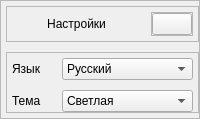
               <widget class="QWidget" name="settingsPage">
                <layout class="QVBoxLayout" name="verticalLayout_61">
                 <property name="spacing">
                  <number>0</number>
                 </property>
                 <property name="leftMargin">
                  <number>0</number>
                 </property>
                 <property name="topMargin">
                  <number>0</number>
                 </property>
                 <property name="rightMargin">
                  <number>0</number>
                 </property>
                 <property name="bottomMargin">
                  <number>0</number>
                 </property>
                 <item>
                  <widget class="QFrame" name="settingsPageFrame">
                   <property name="frameShape">
                    <enum>QFrame::StyledPanel</enum>
                   </property>
                   <property name="frameShadow">
                    <enum>QFrame::Raised</enum>
                   </property>
                   <layout class="QVBoxLayout" name="verticalLayout_62">
                    <property name="spacing">
                     <number>10</number>
                    </property>
                    <property name="leftMargin">
                     <number>5</number>
                    </property>
                    <property name="topMargin">
                     <number>5</number>
                    </property>
                    <property name="rightMargin">
                     <number>0</number>
                    </property>
                    <property name="bottomMargin">
                     <number>5</number>
                    </property>
                    <item alignment="Qt::AlignTop">
                     <widget class="QFrame" name="settingsMenuTitleFrame">
                      <property name="maximumSize">
                       <size>
                        <width>16777215</width>
                        <height>45</height>
                       </size>
                      </property>
                      <property name="frameShape">
                       <enum>QFrame::StyledPanel</enum>
                      </property>
                      <property name="frameShadow">
                       <enum>QFrame::Raised</enum>
                      </property>
                      <layout class="QHBoxLayout" name="horizontalLayout_43">
                       <property name="spacing">
                        <number>10</number>
                       </property>
                       <property name="leftMargin">
                        <number>5</number>
                       </property>
                       <property name="topMargin">
                        <number>5</number>
                       </property>
                       <property name="rightMargin">
                        <number>5</number>
                       </property>
                       <property name="bottomMargin">
                        <number>5</number>
                       </property>
                       <item>
                        <widget class="QLabel" name="settingsMenuTitle">
                         <property name="sizePolicy">
                          <sizepolicy hsizetype="Expanding" vsizetype="Preferred">
                           <horstretch>0</horstretch>
                           <verstretch>0</verstretch>
                          </sizepolicy>
                         </property>
                         <property name="text">
                          <string>Настройки</string>
                         </property>
                         <property name="alignment">
                          <set>Qt::AlignCenter</set>
                         </property>
                        </widget>
                       </item>
                       <item>
                        <widget class="QFrame" name="btnPanel">
                         <property name="frameShape">
                          <enum>QFrame::StyledPanel</enum>
                         </property>
                         <property name="frameShadow">
                          <enum>QFrame::Raised</enum>
                         </property>
                         <layout class="QHBoxLayout" name="horizontalLayout_44">
                          <property name="spacing">
                           <number>0</number>
                          </property>
                          <property name="leftMargin">
                           <number>0</number>
                          </property>
                          <property name="topMargin">
                           <number>0</number>
                          </property>
                          <property name="rightMargin">
                           <number>0</number>
                          </property>
                          <property name="bottomMargin">
                           <number>0</number>
                          </property>
                          <item alignment="Qt::AlignRight">
                           <widget class="QPushButton" name="saveSettingsBtn">
                            <property name="text">
                             <string/>
                            </property>
                            <property name="iconSize">
                             <size>
                              <width>24</width>
                              <height>24</height>
                             </size>
                            </property>
                           </widget>
                          </item>
                         </layout>
                        </widget>
                       </item>
                      </layout>
                     </widget>
                    </item>
                    <item>
                     <widget class="QFrame" name="settingsFrame">
                      <property name="sizePolicy">
                       <sizepolicy hsizetype="Preferred" vsizetype="Expanding">
                        <horstretch>0</horstretch>
                        <verstretch>0</verstretch>
                       </sizepolicy>
                      </property>
                      <property name="frameShape">
                       <enum>QFrame::StyledPanel</enum>
                      </property>
                      <property name="frameShadow">
                       <enum>QFrame::Raised</enum>
                      </property>
                      <layout class="QVBoxLayout" name="verticalLayout_63">
                       <property name="spacing">
                        <number>0</number>
                       </property>
                       <property name="leftMargin">
                        <number>5</number>
                       </property>
                       <property name="topMargin">
                        <number>5</number>
                       </property>
                       <property name="rightMargin">
                        <number>5</number>
                       </property>
                       <property name="bottomMargin">
                        <number>0</number>
                       </property>
                       <item>
                        <layout class="QFormLayout" name="formLayout_4">
                         <property name="formAlignment">
                          <set>Qt::AlignLeading|Qt::AlignLeft|Qt::AlignTop</set>
                         </property>
                         <property name="horizontalSpacing">
                          <number>20</number>
                         </property>
                         <property name="verticalSpacing">
                          <number>10</number>
                         </property>
                         <item row="0" column="0">
                          <widget class="QLabel" name="labelLangSet">
                           <property name="text">
                            <string>Язык</string>
                           </property>
                          </widget>
                         </item>
                         <item row="0" column="1">
                          <widget class="QComboBox" name="langComboBox">
                           <item>
                            <property name="text">
                             <string>Русский</string>
                            </property>
                           </item>
                          </widget>
                         </item>
                         <item row="1" column="0">
                          <widget class="QLabel" name="labelThemeSet">
                           <property name="text">
                            <string>Тема</string>
                           </property>
                          </widget>
                         </item>
                         <item row="1" column="1">
                          <widget class="QComboBox" name="themeComboBox">
                           <item>
                            <property name="text">
                             <string>Светлая</string>
                            </property>
                           </item>
                           <item>
                            <property name="text">
                             <string>Темная</string>
                            </property>
                           </item>
                          </widget>
                         </item>
                        </layout>
                       </item>
                      </layout>
                     </widget>
                    </item>
                   </layout>
                  </widget>
                 </item>
                </layout>
               </widget>
